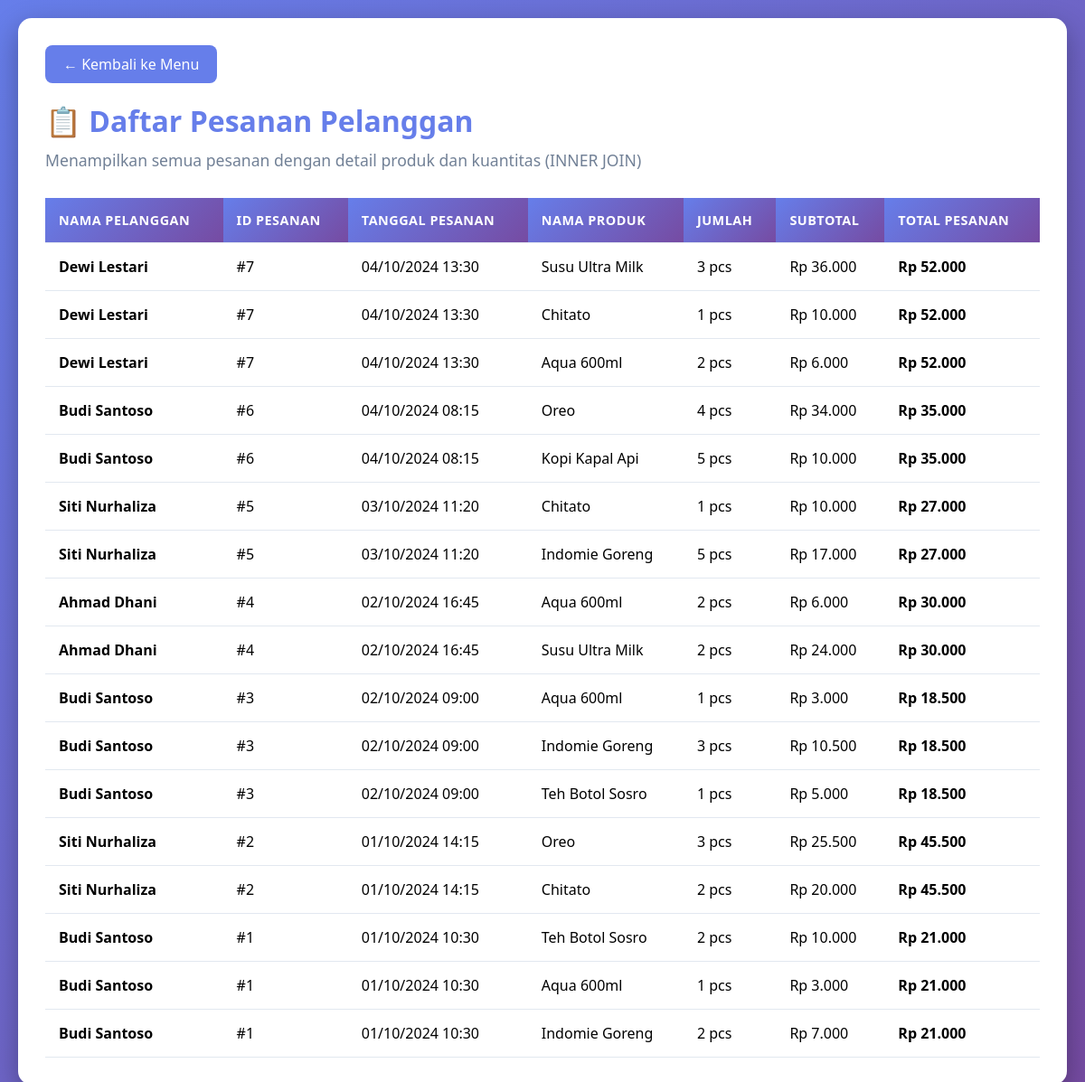
/customer_orders.php, run on the app's committed database.
### tables this page shows
CREATE TABLE Pesanan (
    id_pesanan INT PRIMARY KEY AUTO_INCREMENT,
    id_pelanggan INT NOT NULL,
    tanggal_pesanan DATETIME DEFAULT CURRENT_TIMESTAMP,
    total_harga DECIMAL(10,2),
    FOREIGN KEY (id_pelanggan) REFERENCES Pelanggan(id_pelanggan)
);

CREATE TABLE Pelanggan (
    id_pelanggan INT PRIMARY KEY AUTO_INCREMENT,
    nama_pelanggan VARCHAR(100) NOT NULL,
    email VARCHAR(100) UNIQUE,
    telepon VARCHAR(15)
);

CREATE TABLE Produk (
    id_produk INT PRIMARY KEY AUTO_INCREMENT,
    nama_produk VARCHAR(100) NOT NULL,
    harga DECIMAL(10,2) NOT NULL,
    stok INT NOT NULL DEFAULT 0
);

CREATE TABLE DetailPesanan (
    id_detail INT PRIMARY KEY AUTO_INCREMENT,
    id_pesanan INT NOT NULL,
    id_produk INT NOT NULL,
    jumlah INT NOT NULL,
    subtotal DECIMAL(10,2),
    FOREIGN KEY (id_pesanan) REFERENCES Pesanan(id_pesanan),
    FOREIGN KEY (id_produk) REFERENCES Produk(id_produk)
);

### customer_orders.php (the view, shortened to what this page needs)
<?php
include 'config.php';
$sql = "SELECT
            Pelanggan.nama_pelanggan,
            Pesanan.id_pesanan,
            Pesanan.tanggal_pesanan,
            Produk.nama_produk,
            DetailPesanan.jumlah,
            DetailPesanan.subtotal,
            Pesanan.total_harga
        FROM Pesanan
        INNER JOIN Pelanggan ON Pesanan.id_pelanggan = Pelanggan.id_pelanggan
        INNER JOIN DetailPesanan ON Pesanan.id_pesanan = DetailPesanan.id_pesanan
        INNER JOIN Produk ON DetailPesanan.id_produk = Produk.id_produk
        ORDER BY Pesanan.tanggal_pesanan DESC";
$result = $conn->query($sql);
?>
<!DOCTYPE html>
<html lang="id">
<head>
</head>
<body>
    <div class="container">
        <a href="index.php" class="back-btn">← Kembali ke Menu</a>
        <h1>📋 Daftar Pesanan Pelanggan</h1>
        <p class="subtitle">Menampilkan semua pesanan dengan detail produk dan kuantitas (INNER JOIN)</p>
        <table>
            <thead>
                <tr>
                    <th>Nama Pelanggan</th>
                    <th>ID Pesanan</th>
                    <th>Tanggal Pesanan</th>
                    <th>Nama Produk</th>
                    <th>Jumlah</th>
                    <th>Subtotal</th>
                    <th>Total Pesanan</th>
                </tr>
            </thead>
            <tbody>
                <?php
                if ($result->num_rows > 0) {
                    while($row = $result->fetch_assoc()):
                ?>
                <tr>
                    <td><strong><?= htmlspecialchars($row['nama_pelanggan']) ?></strong></td>
                    <td>#<?= $row['id_pesanan'] ?></td>
                    <td><?= date('d/m/Y H:i', strtotime($row['tanggal_pesanan'])) ?></td>
                    <td><?= htmlspecialchars($row['nama_produk']) ?></td>
                    <td><?= $row['jumlah'] ?> pcs</td>
                    <td>Rp <?= number_format($row['subtotal'], 0, ',', '.') ?></td>
                    <td><strong>Rp <?= number_format($row['total_harga'], 0, ',', '.') ?></strong></td>
                </tr>
                <?php
                    endwhile;
                } ?>
            </tbody>
        </table>
    </div>
</body>
</html>

### customer_orders.php (style rules this page uses)
* { margin: 0; padding: 0; box-sizing: border-box; }
body { font-family: 'Segoe UI', Tahoma, Geneva, Verdana, sans-serif; background: linear-gradient(135deg, #667eea 0%, #764ba2 100%); padding: 20px; min-height: 100vh; }
.container { max-width: 1200px; margin: 0 auto; background: white; border-radius: 15px; padding: 30px; box-shadow: 0 10px 30px rgba(0,0,0,0.3); }
h1 { color: #667eea; margin-bottom: 10px; font-size: 2em; }
.subtitle { color: #718096; margin-bottom: 30px; font-size: 1.1em; }
table { width: 100%; border-collapse: collapse; margin-top: 20px; }
th, td { padding: 15px; text-align: left; border-bottom: 1px solid #e2e8f0; }
th { background: linear-gradient(135deg, #667eea 0%, #764ba2 100%); color: white; font-weight: 600; text-transform: uppercase; font-size: 0.9em; letter-spacing: 0.5px; }
.back-btn { display: inline-block; padding: 10px 20px; background: #667eea; color: white; text-decoration: none; border-radius: 8px; margin-bottom: 20px; transition: all 0.3s; }

### data on the page
pesanan: id_pelanggan.nama_pelanggan "Dewi Lestari", id_pesanan "7", tanggal_pesanan "04/10/2024 13:30", produk.nama_produk "Susu Ultra Milk", detailpesanan.jumlah "3", detailpesanan.subtotal "36.000", total_harga "52.000", produk.nama_produk "Chitato", detailpesanan.jumlah "1", detailpesanan.subtotal "10.000", produk.nama_produk "Aqua 600ml", detailpesanan.jumlah "2", detailpesanan.subtotal "6.000"
pesanan: id_pelanggan.nama_pelanggan "Budi Santoso", id_pesanan "6", tanggal_pesanan "04/10/2024 08:15", produk.nama_produk "Oreo", detailpesanan.jumlah "4", detailpesanan.subtotal "34.000", total_harga "35.000", produk.nama_produk "Kopi Kapal Api", detailpesanan.jumlah "5", detailpesanan.subtotal "10.000"
pesanan: id_pelanggan.nama_pelanggan "Siti Nurhaliza", id_pesanan "5", tanggal_pesanan "03/10/2024 11:20", produk.nama_produk "Chitato", detailpesanan.jumlah "1", detailpesanan.subtotal "10.000", total_harga "27.000", produk.nama_produk "Indomie Goreng", detailpesanan.jumlah "5", detailpesanan.subtotal "17.000"
pesanan: id_pelanggan.nama_pelanggan "Ahmad Dhani", id_pesanan "4", tanggal_pesanan "02/10/2024 16:45", produk.nama_produk "Aqua 600ml", detailpesanan.jumlah "2", detailpesanan.subtotal "6.000", total_harga "30.000", produk.nama_produk "Susu Ultra Milk", detailpesanan.subtotal "24.000"
pesanan: id_pelanggan.nama_pelanggan "Budi Santoso", id_pesanan "3", tanggal_pesanan "02/10/2024 09:00", produk.nama_produk "Aqua 600ml", detailpesanan.jumlah "1", detailpesanan.subtotal "3.000", total_harga "18.500", produk.nama_produk "Indomie Goreng", detailpesanan.jumlah "3", detailpesanan.subtotal "10.500", produk.nama_produk "Teh Botol Sosro", detailpesanan.subtotal "5.000"
pesanan: id_pelanggan.nama_pelanggan "Siti Nurhaliza", id_pesanan "2", tanggal_pesanan "01/10/2024 14:15", produk.nama_produk "Oreo", detailpesanan.jumlah "3", detailpesanan.subtotal "25.500", total_harga "45.500", produk.nama_produk "Chitato", detailpesanan.jumlah "2", detailpesanan.subtotal "20.000"
pesanan: id_pelanggan.nama_pelanggan "Budi Santoso", id_pesanan "1", tanggal_pesanan "01/10/2024 10:30", produk.nama_produk "Teh Botol Sosro", detailpesanan.jumlah "2", detailpesanan.subtotal "10.000", total_harga "21.000", produk.nama_produk "Aqua 600ml", detailpesanan.jumlah "1", detailpesanan.subtotal "3.000", produk.nama_produk "Indomie Goreng", detailpesanan.subtotal "7.000"
